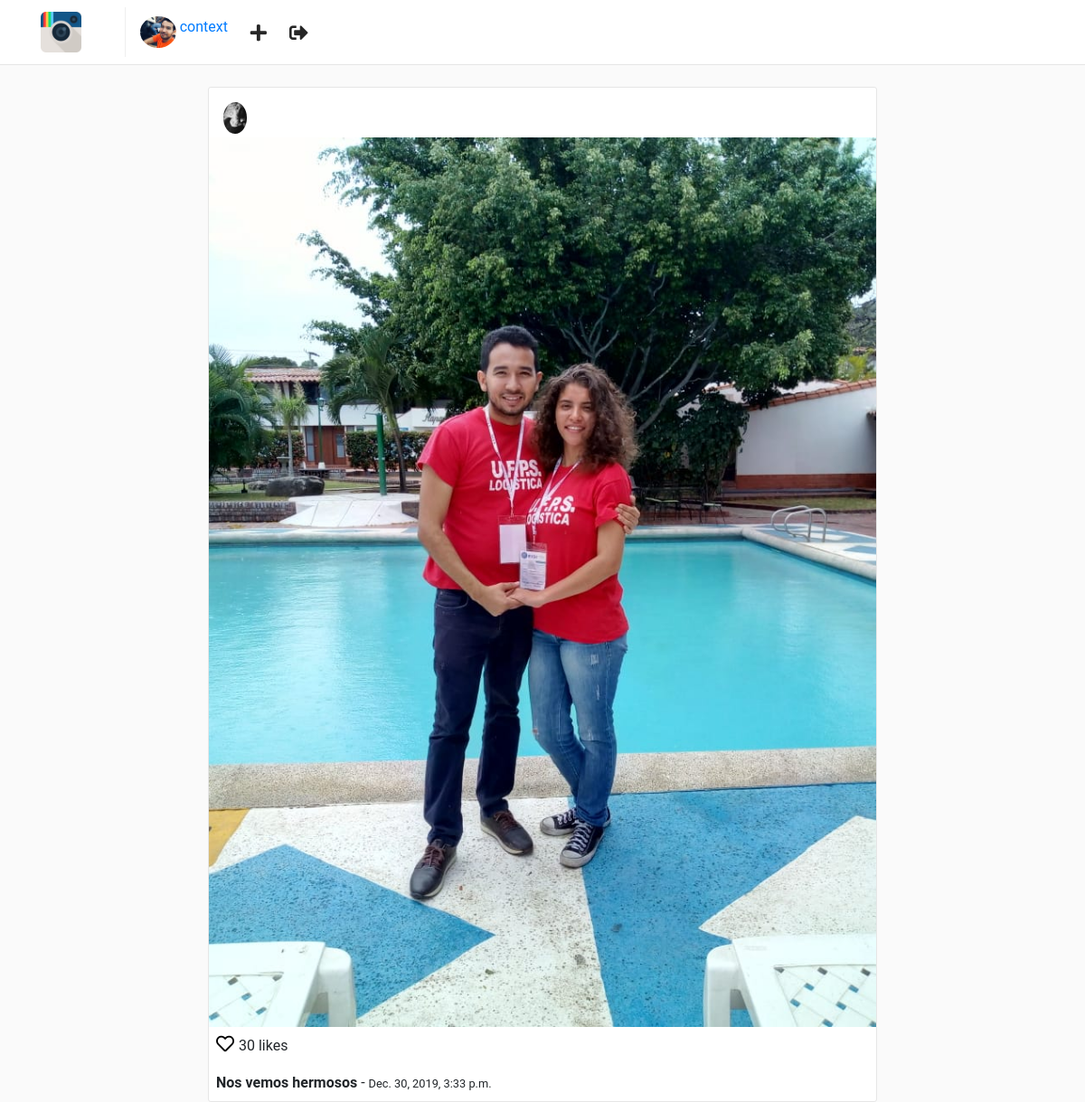
Screenshot of /posts/2/ (signed in) with the database file from the repository.
### users/models.py (models this page shows, shortened)
class Profile(models.Model):
    user = models.OneToOneField(User, on_delete=models.CASCADE)
    website =  models.URLField(max_length=200, blank=True)
    biography = models.TextField(blank=True)
    phone_number = models.CharField(max_length=20, blank=True)
    picture = models.ImageField(upload_to='users/pictures', blank=True, null= True)
    created = models.DateTimeField(auto_now_add=True)
    modified = models.DateField(auto_now=True)

### posts/models.py (models this page shows, shortened)
class Post(models.Model):
    user = models.ForeignKey(User, on_delete=models.CASCADE)
    profile = models.ForeignKey('users.Profile', on_delete=models.CASCADE)
    title = models.CharField(max_length=255)
    photo = models.ImageField(upload_to='posts/photos')
    created = models.DateTimeField(auto_now_add=True)
    modified = models.DateTimeField(auto_now=True)

### posts/views.py (the view)
# urls.py: path('posts/<int:pk>/', views.PostDetailView.as_view(), name='detail'),
class PostDetailView(LoginRequiredMixin, DetailView):
    template_name = 'posts/detail.html'
    queryset = Post.objects.all()
    context_object_name = 'post'

### templates/posts/detail.html (shortened to what this page needs)
{% extends "base.html" %}
{% block container %}
    <div class="container">
        <div class="row">
            {% include "posts/post_card.html" %}
        </div>
    </div>
{% endblock %}

### templates/nav.html
{% load static %}
<nav class="navbar navbar-expand-lg fixed-top" id="main-navbar">
    <div class="container">
        <a class="navbar-brand pr-5" style="border-right: 1px solid #efefef;" href="{% url 'posts:feed' %}">
            <img src="{% static "img/instagram.png" %}" height="45" class="d-inline-block align-top"/>
        </a>
        <div class="collapse navbar-collapse">
            <ul class="navbar-nav mr-auto">
                <li class="nav-item">
                    <a href="{% url 'users:detail' request.user.username %}">
                        {% if request.user.profile.picture %}
                        <img src="{{ request.user.profile.picture.url }}" height="35" class="d-inline-block align-top rounded-circle"/>
                        {% else %}
                        <img src="{% static 'img/default-profile.png' %}" height="35" class="d-inline-block align-top rounded-circle"/>
                        {% endif %}
context                    </a>
                </li>
                <li class="nav-item nav-icon">
                    <a href="{% url 'posts:create' %}">
                        <i class="fas fa-plus"></i>
                    </a>
                </li>
                <li class="nav-item nav-icon">
                    <a href="{% url 'users:logout' %}">
                        <i class="fas fa-sign-out-alt"></i>
                    </a>
                </li>
            </ul>
        </div>
    </div>
</nav>

### templates/posts/post_card.html (shortened to what this page needs)
<div class="col-sm-12 col-md-8 offset-md-2 mt-5 p-0 post-container">
    <div class="media pt-3 pl-3 pb-1">
        <a href="{% url "users:detail" post.user.username %}">
            <img class="mr-3 rounded-circle" height="35" src="{{ post.profile.picture.url }}" alt="{{ post.user.get_full_name }}">
        </a>
        <div class="media-body">
        </div>
    </div>
    <img style="width: 100%;" src="{{ post.photo.url }}" alt="{{ post.title }}">
    <p class="mt-1 ml-2" >
        <a href="" style="color: #000; font-size: 20px;">
            <i class="far fa-heart"></i>
        </a> 30 likes
    </p>
    <p class="ml-2 mt-0 mb-2">
        <b>{{ post.title }}</b> - <small>{{ post.created }}</small>
    </p>
</div>

### static/css/main.css (style rules this page uses)
html, body { background: #fafafa; height: 100%; width: 100%; font-family: 'Roboto', sans-serif; }
#main-navbar { background: #fff; border-bottom: 1px solid rgba(0,0,0,.0975); }
.post-container { background: #fff; border: 1px solid #e6e6e6; border-radius: 3px; }
.nav-icon a { color: #262626; font-size: 1.3em; display: block; margin-top: .2em; margin-left: 1.2em; font-weight: 100; }

### rows the page displays
Post: profile.picture (picture), photo (picture), title "Nos vemos hermosos", created "Dec. 30, 2019, 3:33 p.m."
